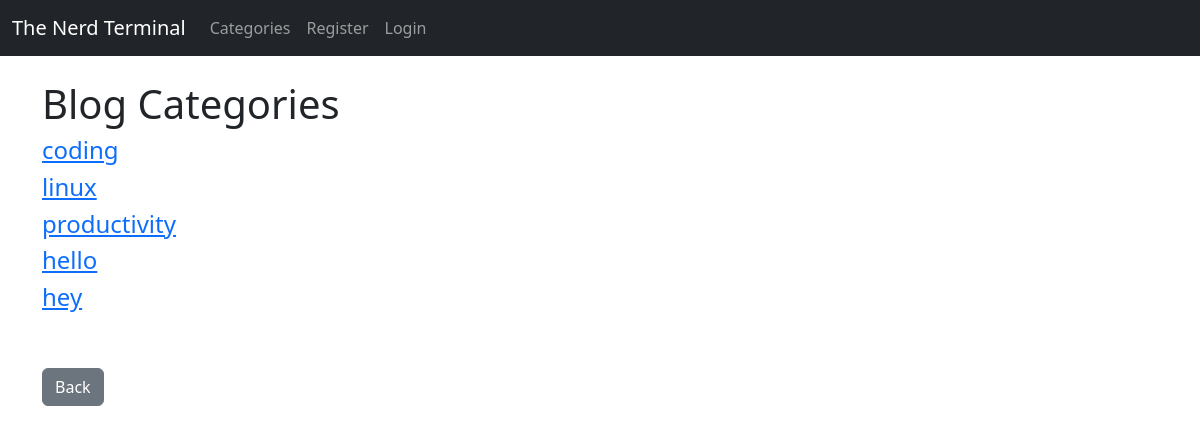
The page /category_list/ on the database as committed earlier.
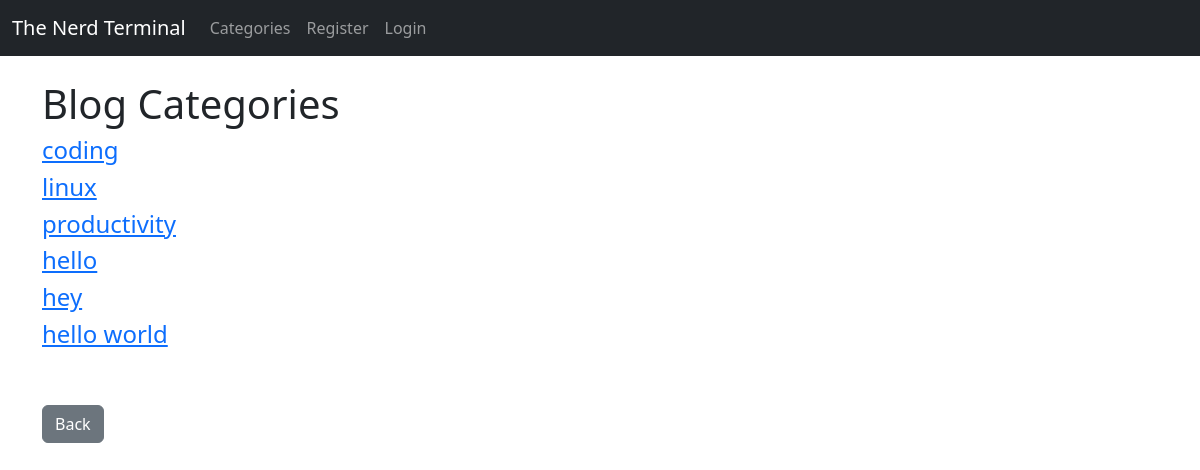
The same page on the database as committed later.
### myblog/models.py (models this page shows, shortened)
class Category(models.Model):
    name = models.CharField(max_length=100)
    def __str__(self):
        return self.name

### myblog/views.py (the view)
# urls.py: path('category_list/', CategoryListView, name="category-list")
def CategoryListView(request):
    cat_menu_list = Category.objects.all()
    return render(request, 'category_list.html', {'cat_menu_list': cat_menu_list})

### myblog/templates/category_list.html (shortened to what this page needs)
{% extends 'base.html' %}
{% block content %}
    <h1>Blog Categories</h1>
    {% for cat in cat_menu_list %}
            <h4>
                <a href="{% url 'category' cat|slugify %}">{{ cat }}</a>
            </h4>
    {% endfor %}
    <br><br>
    <a href="{% url 'home' %}" class="btn btn-secondary">Back</a>
{% endblock %}

Rows that differ between the two databases and show on the page:
added Category: name "hello world"
